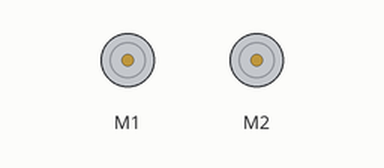
Bench run of a sketch on a simulated Arduino Leonardo, built with avr-gcc and run on an emulated ATmega32U4. Parts: 2 × DC motor (green arrow = forward, orange = backward, longer = faster). What the sketch prints to the serial monitor is not drawn.

Above: at 0.1 s.
At 4.6 s:
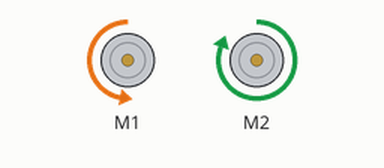
Timing chart, 0 to 6.1 s (numbered marks = the images above):
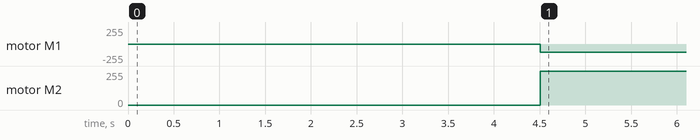

Measured:
- by itself, motor M1: stopped → backward 127/255 at 4.5 s
- by itself, motor M2: stopped → forward 255/255 at 4.5 s

The sketch:

greenlinetest.ino
```cpp
#include <Wire.h>
#include <Zumo32U4.h>

Zumo32U4Motors motors;
Zumo32U4LineSensors lineSensors;

const int baseSpeed = 200;           // Basissnelheid vooruit
const int maxSpeed = 400;            // Maximale motorsnelheid
const float kp = 0.2;                // Hogere P-gain voor scherpere bijsturing

uint16_t lineSensorValues[5];

// Detection thresholds - adjust based on your surfaces
const int blackThreshold = 300;      // Threshold for black line detection
const int greenMinThreshold = 400;   // Minimum reflectance for green (bright green tape)
const int greenMaxThreshold = 900;   // Maximum reflectance for green (very reflective)
const int whiteThreshold = 700;      // Threshold above which surface is considered white/background

bool greenDetected = false;
bool blackDetected = false;

void setup()
{
  lineSensors.initFiveSensors();

  // Kalibreer: beweeg handmatig heen-en-weer over de lijn
  for (int i = 0; i < 100; i++)
  {
    lineSensors.calibrate();
    delay(20);
  }

  // Enable serial for debugging reflectance values - ENABLE THIS TO TUNE
  Serial.begin(9600);
}

void loop()
{
  // Lees lijnpositie (0 = links, 4000 = rechts)
  uint16_t position = lineSensors.readLine(lineSensorValues);

  // Reset detection flags
  greenDetected = false;
  blackDetected = false;
  bool anyLineDetected = false;

  // Analyze each sensor for line detection
  for (int i = 0; i < 5; i++)
  {
    // Detect black line (very low reflectance)
    if (lineSensorValues[i] < blackThreshold)
    {
      blackDetected = true;
      anyLineDetected = true;
    }

    // Detect green line (medium-high reflectance range for bright green tape)
    if (lineSensorValues[i] >= greenMinThreshold && lineSensorValues[i] <= greenMaxThreshold)
    {
      greenDetected = true;
      anyLineDetected = true;
    }
  }

  // Debug output - shows sensor values to help tune thresholds
  Serial.print("Sensors: ");
  for (int i = 0; i < 5; i++) {
    Serial.print(lineSensorValues[i]);
    Serial.print(" ");
  }
  Serial.print("| Green: "); Serial.print(greenDetected);
  Serial.print(" Black: "); Serial.print(blackDetected);
  Serial.print(" Position: "); Serial.println(position);

  int currentBaseSpeed = baseSpeed;

  // Adjust speed based on line type
  if (greenDetected && !blackDetected)
  {
    // Pure green line - reduce speed for better tracking
    currentBaseSpeed = baseSpeed * 0.7;  // Reduce speed by 30%
  }
  else if (greenDetected && blackDetected)
  {
    // Mixed green and black - moderate speed reduction
    currentBaseSpeed = baseSpeed * 0.8;  // Reduce speed by 20%
  }

  if (!anyLineDetected)
  {
    // Geen lijn gevonden → rijd rechtdoor met lage snelheid
    motors.setSpeeds(currentBaseSpeed * 0.5, currentBaseSpeed * 0.5);
  }
  else
  {
    // Volg de gedetecteerde lijn (zwart of groen)
    // Bereken fout vanaf midden (2000)
    int error = position - 2000;

    // Bereken correctie
    int correction = kp * error;

    // Voor groene lijnen, gebruik zachte correctie
    if (greenDetected && !blackDetected)
    {
      correction *= 0.8;  // Gentler correction for green lines
    }

    // Bereken nieuwe snelheden per motor
    int leftSpeed = currentBaseSpeed + correction;
    int rightSpeed = currentBaseSpeed - correction;

    // Beperk snelheden binnen bereik
    leftSpeed = constrain(leftSpeed, -maxSpeed, maxSpeed);
    rightSpeed = constrain(rightSpeed, -maxSpeed, maxSpeed);

    // Motoren aansturen
    motors.setSpeeds(leftSpeed, rightSpeed);
  }

  delay(5); // korte delay voor vloeiende respons
}
```

testlinesensor.cpp
```cpp
#include <Wire.h>
#include <Zumo32U4.h>

Zumo32U4Motors motors;
Zumo32U4LineSensors lineSensors;

const int baseSpeed = 200;           // Basissnelheid vooruit
const int maxSpeed = 400;            // Maximale motorsnelheid
const float kp = 0.2;                // Hogere P-gain voor scherpere bijsturing

uint16_t lineSensorValues[5];

const int greenThreshold = 200;      // Adjust this based on testing
bool greenDetected = false;

void setup()
{
  lineSensors.initFiveSensors();

  // Kalibreer: beweeg handmatig heen-en-weer over de lijn
  for (int i = 0; i < 100; i++)
  {
    lineSensors.calibrate();
    delay(20);
  }

  // (Optional) Serial to monitor reflectance values
  // Serial.begin(9600);
}

void loop()
{
  // Lees lijnpositie (0 = links, 4000 = rechts)
  uint16_t position = lineSensors.readLine(lineSensorValues);

  // Check of lijn volledig kwijt is
  bool lineMissing = true;
  greenDetected = false;

  for (int i = 0; i < 5; i++)
  {
    // Detect any dark surface (black or green)
    if (lineSensorValues[i] < 800)
    {
      lineMissing = false;
    }

    // Detect green based on reflectance (tune threshold if needed)
    if (lineSensorValues[i] > greenThreshold && lineSensorValues[i] < 800)
    {
      greenDetected = true;
    }
  }

  int currentBaseSpeed = baseSpeed;

  // If green detected, reduce speed slightly
  if (greenDetected)
  {
    currentBaseSpeed = baseSpeed * 0.75;  // Reduce speed by 25%
  }

  if (lineMissing)
  {
    // Geen lijn → rijd rechtdoor
    motors.setSpeeds(currentBaseSpeed, currentBaseSpeed);
  }
  else
  {
    // Bereken fout vanaf midden (2000)
    int error = position - 2000;

    // Bereken correctie (sterker door hogere kp)
    int correction = kp * error;

    // Bereken nieuwe snelheden per motor
    int leftSpeed = currentBaseSpeed + correction;
    int rightSpeed = currentBaseSpeed - correction;

    // Beperk snelheden binnen bereik
    leftSpeed = constrain(leftSpeed, -maxSpeed, maxSpeed);
    rightSpeed = constrain(rightSpeed, -maxSpeed, maxSpeed);

    // Motoren aansturen
    motors.setSpeeds(leftSpeed, rightSpeed);
  }

  delay(5); // korte delay voor vloeiende respons
}
```
